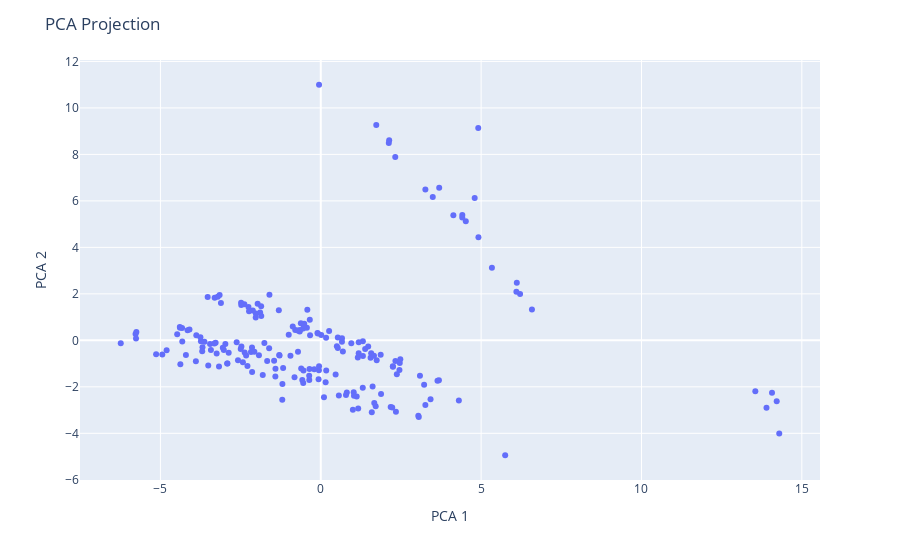

Write notebook code for a chart like this one.
### Code cell
fig = px.scatter(df_pca, x="PC1", y="PC2", hover_data={'nodeId': True})

fig.update_layout(title="PCA Projection",
                  xaxis_title="PCA 1",
                  yaxis_title="PCA 2")

fig.show()

### Figure 1 — Plotly figure (JSON) as saved in the notebook; plotly's stock layout.template omitted (floating-point values rounded to 4 significant figures; data arrays with more than 128 entries replaced by an {"elided": "..."} marker saying what was removed)
{"data": [{"customdata": {"elided": "195x1 str values"}, "hovertemplate": "PC1=%{x}<br>PC2=%{y}<br>nodeId=%{customdata[0]}<extra></extra>", "legendgroup": "", "marker": {"color": "#636efa", "symbol": "circle"}, "mode": "markers", "name": "", "orientation": "v", "showlegend": false, "type": "scatter", "x": {"elided": "195 float values"}, "xaxis": "x", "y": {"elided": "195 float values"}, "yaxis": "y"}], "layout": {"legend": {"tracegroupgap": 0}, "margin": {"t": 60}, "title": {"text": "PCA Projection"}, "xaxis": {"anchor": "y", "domain": [0, 1], "title": {"text": "PCA 1"}}, "yaxis": {"anchor": "x", "domain": [0, 1], "title": {"text": "PCA 2"}}}}
